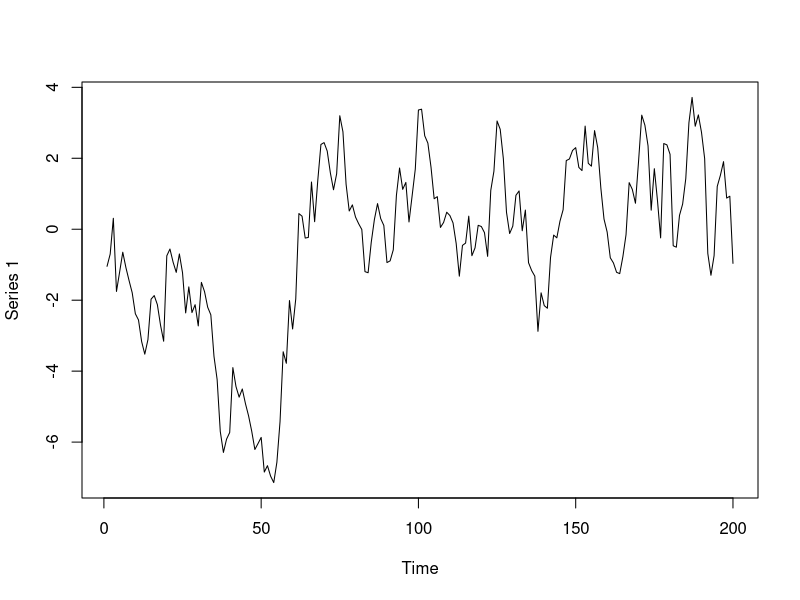
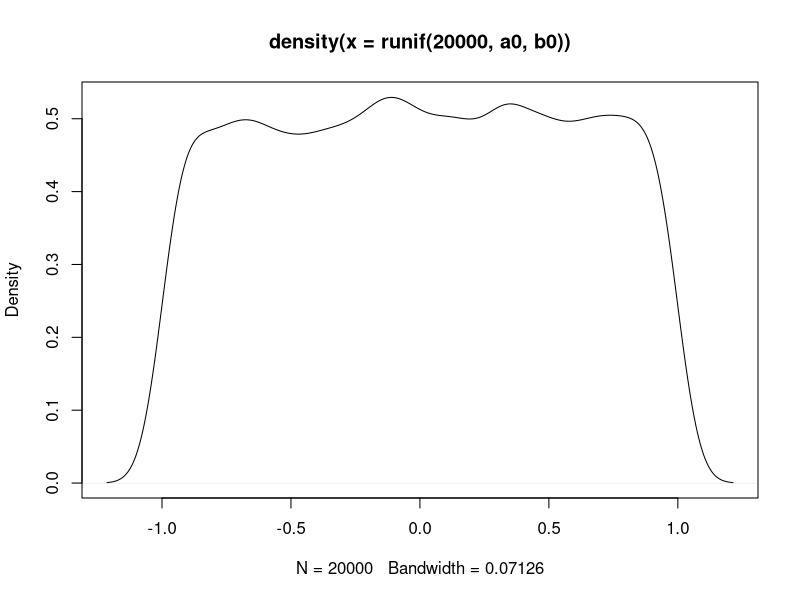
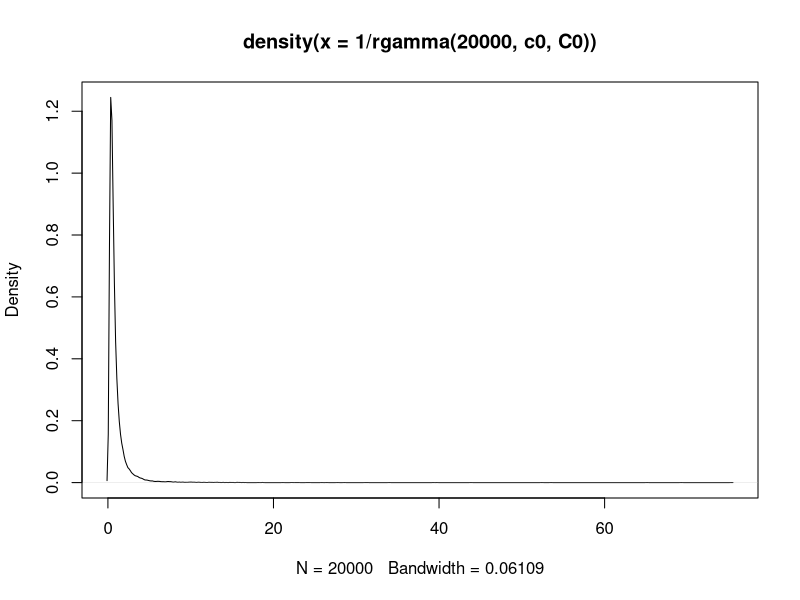
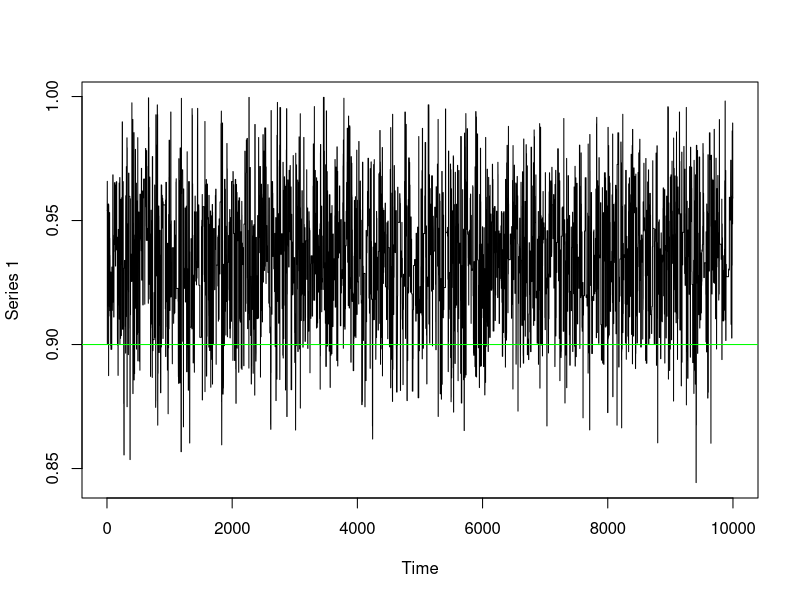
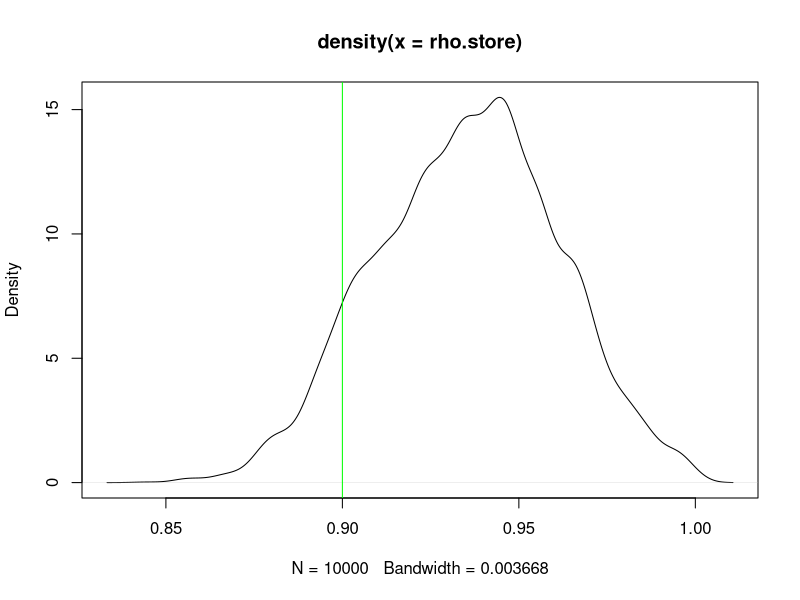

Here is the R script that generated these plots, in order:
# -------------------------------------------------- #
#                                                    #
# Macroeconometrics Science Track Summer Term 2020   #
# Metropolis - Hastings- Algorithm                   #
# Gregor Zens                                        #
# May 2020                                           #
#                                                    #
# ---------------------------------------------------#

# again, most of the things done here can be done in a more efficient or shorter way
# i introduce the MH step in many sub-steps here to make clear what is happening

# note that some refer to what we do here as "Metropolis-within-Gibbs"
# this means that we use the MH algorithm as one step in a Gibbs sampler
# it can be shown that this generates valid posterior samples


# --------------------- #
# --- SIMULATE DATA --- #
# --------------------- #

# this section simulates an ar(1) process

# let's set a seed such that the results are reproducible
set.seed(1234)

t         <- 200                             #how many observations?
true.rho  <- 0.9                             #true ar parameter
sig2.true <- 0.75                            #true error variance
y1        <- rnorm(1,0, sqrt(sig2.true))     #some starting value for dependent variable


# now simulate dependent variable y in a loop
y         <- matrix(NA, t, 1)
y[1,]     <- y1

for(tt in 2:t){ #note that loop runs from 2 to t
  
y[tt,]    <- true.rho * y[tt-1,] + rnorm(1, 0, sqrt(sig2.true))  
  
}

# look at the process we've just simulated

plot.ts(y)

# create our "explanatory variables", which is only the lagged dependent variable

X <- y[-nrow(y),,drop=F] #note that the drop=F prevents R from discarding dimension of 1

# cut first observation of y (no lag available for this period)

y <- y[-1, , drop=F]

# what have we just accomplished?

cbind(y,X)

# ---------------------------- #
# --- CHECK SIMULATED DATA --- # (important!)
# ---------------------------- #

# let's estimate an ar(1) process using R functions

arima(y, order = c(1,0,0))

# looking good


# --------------------------- #
# --- GIBBS SAMPLER SETUP --- #
# --------------------------- #

nsave <- 10000         #number of saved draws
nburn <- 10000         #number of burn ins
ntot  <- nsave + nburn #number of total iterations
P     <- ncol(X)       #number of explanatories
t     <- nrow(X)       #number of observations
eta2  <- 0.0165        #proposal variance for metropolis hastings step

# ------------------- #
# --- PRIOR SETUP --- #
# ------------------- #

# uniform prior U(a0,b0) on rho

a0 <- -1 #lower bound on uniform
b0 <-  1 #upper bound on uniform

# how does this prior look like?
# you can play a bit around to get a feeling for a beta distribution
plot(density(runif(20000, a0, b0))) 

# inverse gamma prior on the variance
c0 <- 2 #prior shape of sigma2
C0 <- 1 #prior rate  of sigma2

# how does this prior distribution look like?
plot(density(1/rgamma(20000, c0, C0)))


# ----------------------- #
# --- STARTING VALUES --- #
# ----------------------- #

# set variance to 1
sig2.draw <- 1

# set rho to 0
rho.draw  <- 0

# we will also use an acceptance "counter" to compute acceptance ratio
accept    <- 0

# ----------------------- #
# --- STORAGE ----------- #
# ----------------------- #

rho.store  <- matrix(NA, nsave, 1)
sig2.store <- matrix(NA, nsave, 1)

# ------------------------------ #
# --- GIBBS SAMPLING ALGORITHM - #
# ------------------------------ #


for (irep in 1:ntot){ # MCMC LOOP START

  # STEP 1: SAMPLE RHO USING A METROPOLIS HASTINGS STEP
  
    # create a proposal for rho
    rho.prop <- rnorm(1, rho.draw, sqrt(eta2))
    
    # now we will evaluate the current draw and the proposal in the posterior density
    # this implies evaluating a) the uniform(a0,b0) prior and b) the normal likelihood
    # note that everything we do happens in LOG SPACE, otherwise things quickly go towards 0
    
    # evaluate the uniform prior for current draw and proposal
    prior.current <- dunif(rho.draw, a0, b0, log = T)
    prior.prop    <- dunif(rho.prop, a0, b0, log = T)
  
    # evaluate the normal likelihood for current draw and proposal
    ll.current    <- dnorm(y, X * rho.draw, sqrt(sig2.draw), log = T)
    ll.prop       <- dnorm(y, X * rho.prop, sqrt(sig2.draw), log = T)
    
    # note that we now evaluated every single observation
    # to get overall likelihood, we would take the product of all likelihoods
    # equivalently, we take the sum of all log likelihoods here
    ll.current    <- sum(ll.current)
    ll.prop       <- sum(ll.prop)
    
    # now we can combine the prior and likelihood evaluations to 
    # get conditional posterior evaluation
    # note that prior * likelihood becomes log(prior) + log(likelihood)
    c.p.current   <- ll.current + prior.current
    c.p.prop      <- ll.prop    + prior.prop
    
    # finally, we can compute the likelihood ratio
    # in log space, this likelihood ratio becomes the difference of the log-likelihoods!
    ll.ratio      <- c.p.prop - c.p.current
  
    # now we do a Bayesian coinflip with a biased coin
    # generate a random number from a uniform distribution
    # and see whether our likelihood ratio is higher
    # (note: this has nothing to do with the uniform prior we put on rho)
    # note that this corresponds to the "rules" of the MH-algorithm
    # if likelihood ratio > 1 -> accept (uniform draw can be 1 at max)
    # if likelihood ratio < 1 -> accept with probability of likelihood ratio
    # again, we do everything in log space
    
    if(ll.ratio > log(runif(1))){ #if our proposal is likely "enough"
      
      #replace the current draw for rho with our proposal
      rho.draw <- rho.prop 
      
      #add 1 to our acceptance counter
      accept   <- accept + 1
      
    } else { #if our proposal is not likely "enough"
      
      #note that this part of the if-else-statement is completey unnecessary and redundant
      #however, i want you to see what happens in both cases explicitly
      
      #keep your current draw for rho as draw for rho
      rho.draw <- rho.draw
      
      # add nothing to our acceptance counter
      accept   <- accept + 0
    }
    
    
    
    # STEP 2: SAMPLE SIGMA2 GIVEN RHO & DATA
  
    # compute errors
    e  <- y - X * rho.draw
    # sum of squared residuals (equivalent to sum((e)^2))
    ee <- t(e) %*% e
  
    # compute posterior quantities
    ck <- c0 +  t/2
    Ck <- C0 + ee/2
  
    # sample sigma2 from inverse gamma posterior
    sig2.draw <- 1/rgamma(1, ck, Ck)
    
  # STEP 3: STORE POSTERIOR SAMPLES
    
    #only after burn-in period!
    
    if(irep > nburn){
      
    rho.store[irep-nburn,]  <- rho.draw
    sig2.store[irep-nburn,] <- sig2.draw
      
    }

    
  # STEP 4: PROGRESS
    if(irep%%50==0){print(irep)}
    
    
} # MCMC LOOP END



# -------------------------- #
# --- MCMC CONVERGENCE ----- #
# -------------------------- #

# let's look at the traceplots and density for rho

# rho and true value
plot.ts(rho.store)
abline(a=true.rho,b=0, col="green")

# rho and true value
plot(density(rho.store))
abline(v=true.rho, col = "green")


# -------------------------- #
# --- ACCEPTANCE RATIO ----- #
# -------------------------- #

# how many of our proposals have been accepted?
# use our accept counter and the number of total iterations 

accept / ntot

# this is an extremely crucial number when tuning your MH steps
# if the acceptance ratio is very high, this means most of your proposals are accepted
# if the acceptance ratio is very low, this means most of your proposals are rejected

# try it out, play around with the proposal variance!

# ---------------------------------------- #
# --- TUNING THE MH STEP - THE PROBLEM --- #
# ---------------------------------------- #

# tuning the MH step refers to changing your proposal variance

# a very small proposal variance will result in many accepted proposals
# at the same time, the posterior distribution will be explored extremely slowly
# (set the proposal variance extremely small and see what happens)

# a very large proposal variance will result in very little accepted proposals
# at the same time, the posterior distribution will be explored in a pretty fast manner, 
# IF you manage to generate a proposal that gets accepted
# (set the proposal variance extremely large and see what happens)

# intuitively, finding a good proposal variance means to find a good tradeoff between making to many small accepted steps and making to many large proposals that get rejected


# ----------------------------------------- #
# --- TUNING THE MH STEP - THE SOLUTION --- #
# ----------------------------------------- #

# how can we find an ''ideal'' proposal variance that combines many accepts + fast exploration?

# method 1 - "the hard worker": very often, MH steps are tuned manually. that means, play around with the proposal variance until it suits your problem at hand.

# method 2 - "the automatizer": there are methods out there to automatically tune your proposal variance on the fly. one example are ''adaptive metropolis hastings'' algorithms that are actually rather easy to implement. a good starting point is this paper: Haario et al. (2001): 'An adaptive Metropolis algorithm' https://projecteuclid.org/euclid.bj/1080222083

# another crude method is to work with if-else statements during burn-in: if acceptance rate is too low during last X draws, set proposal variance a bit lower. if acceptance rate is too high during last X draws, set proposal variance a bit higher.

# but still, what is a ''good'' tradeoff? what is a ''good'' acceptance rate?
# as a rule of thumb, aim for 20% - 50% acceptance ratio. 
# if you want a more precise definition, some very important people in the Bayes-community have shown that asymptotically, you should aim for an acceptance ratio of 0.234 (https://projecteuclid.org/DPubS?service=UI&version=1.0&verb=Display&handle=euclid.aoap/1034625254)
